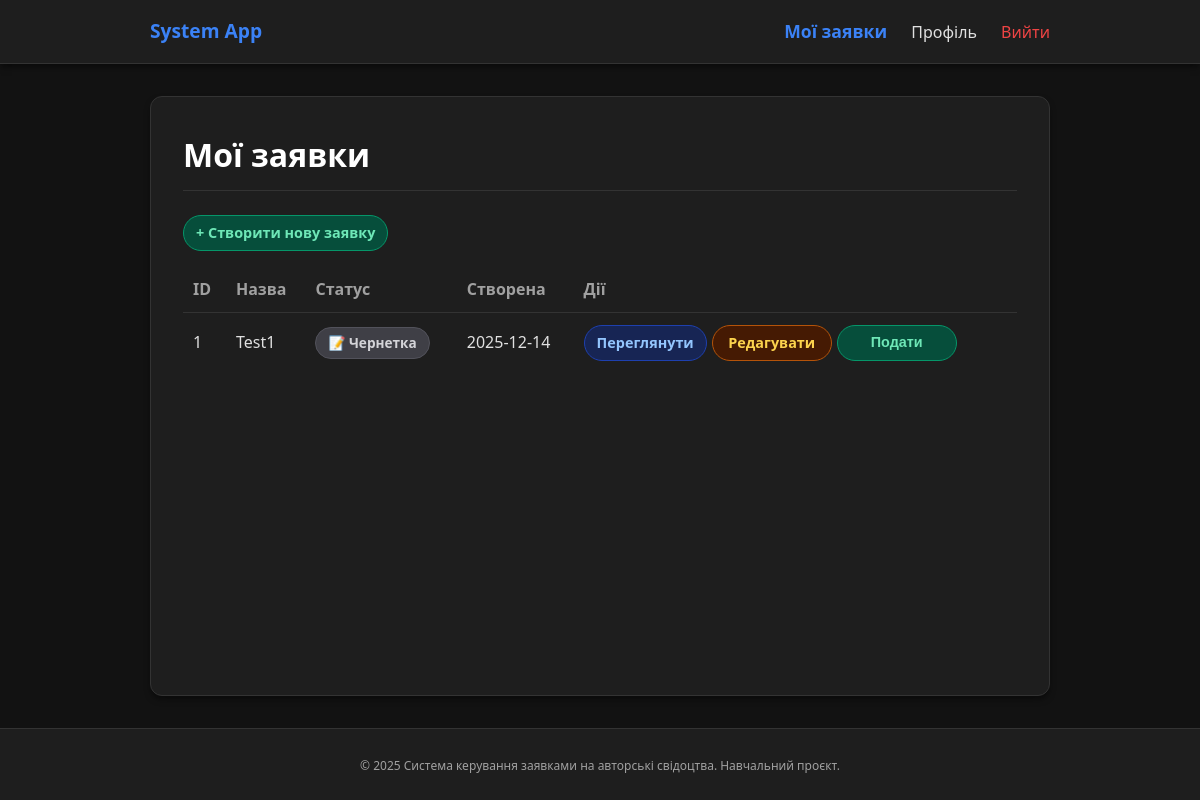
The app's page /applications (signed in) with its own data.
### models.py (models this page shows)
class Application(db.Model):
    __tablename__ = 'applications'
    id = db.Column(db.Integer, primary_key=True)
    title = db.Column(db.String(255), nullable=False)
    short_description = db.Column(db.Text, nullable=False)
    status = db.Column(db.String(50), nullable=False, default="draft")
    expert_comment = db.Column(db.Text, nullable=True)
    created_at = db.Column(db.DateTime, default=lambda: datetime.now(timezone.utc))
    updated_at = db.Column(
        db.DateTime,
        default=lambda: datetime.now(timezone.utc),
        onupdate=lambda: datetime.now(timezone.utc)
    )
    owner_id = db.Column(db.Integer, db.ForeignKey("users.id"), nullable=False)
    owner = db.relationship("User", backref="applications")
    files = db.relationship("ApplicationFile", backref="application", cascade="all, delete-orphan")
    history = db.relationship("ApplicationHistory", backref="application", cascade="all, delete-orphan",
                              order_by="desc(ApplicationHistory.created_at)")

### application_routes.py (the view)
    @app.route("/applications")
    @login_required
    def my_applications():
        stmt = (
            db.select(Application)
            .filter_by(owner_id=g.user.id)
            .order_by(Application.created_at.desc())
        )
        apps = db.session.execute(stmt).scalars().all()
        return render_template("applications_list.html", applications=apps)

### app.py (called while the page is built)
@app.before_request
def load_logged_in_user():
    g.user = get_current_user()

### helpers.py (called while the page is built)
def get_current_user():
    user_id = session.get("user_id")
    if not user_id:
        return None
    return db.session.get(User, user_id)

def login_required(view_func):
    @wraps(view_func)
    def wrapped_view(**kwargs):
        if g.user is None:
            flash("Будь ласка, увійдіть у систему.", "warning")
            return redirect(url_for("login", next=request.path))
        return view_func(**kwargs)
    return wrapped_view

### templates/applications_list.html (shortened to what this page needs)
{% extends "base.html" %}
{% block content %}
<h1>Мої заявки</h1>
<p>
    <a href="{{ url_for('create_application') }}" class="action-btn-unified btn-green">
        + Створити нову заявку
    </a>
</p>
{% if applications %}
    <table border="0" cellpadding="6" cellspacing="0" style="width: 100%;">
        <thead>
            <tr>
                <th align="left">ID</th>
                <th align="left">Назва</th>
                <th align="left">Статус</th>
                <th align="left">Створена</th>
                <th align="left">Дії</th>
            </tr>
        </thead>
        <tbody>
        {% for app in applications %}
            <tr>
                <td>{{ app.id }}</td>
                <td>{{ app.title }}</td>
                <td>
                    {% if app.status == 'draft' %}
                        <span class="status-badge status-draft">📝 Чернетка</span>
                    {% elif app.status == 'submitted' %}
                        <span class="status-badge status-submitted">⏳ На розгляді</span>
                    {% elif app.status == 'needs_changes' %}
                        <span class="status-badge status-needs-changes">⚠️ Потребує змін</span>
                    {% elif app.status == 'approved' %}
                        <span class="status-badge status-approved">✅ Схвалено</span>
                    {% elif app.status == 'rejected' %}
                        <span class="status-badge status-rejected">❌ Відхилено</span>
                    {% elif app.status == 'cancelled' %}
                        <span class="status-badge status-cancelled">🚫 Скасовано</span>
                    {% else %}
                        <span class="status-badge">{{ app.status }}</span>
                    {% endif %}
                </td>
                <td>{{ app.created_at.strftime('%Y-%m-%d') }}</td>
                <td style="display: flex; gap: 5px; flex-wrap: wrap; align-items: center;">
                    <a href="{{ url_for('view_application', application_id=app.id) }}"
                       class="action-btn-unified btn-blue">
                       Переглянути
                    </a>
                    {% if app.status in ("draft", "needs_changes") %}
                        <a href="{{ url_for('edit_application', application_id=app.id) }}"
                           class="action-btn-unified btn-yellow">
                           Редагувати
                        </a>
                        <form action="{{ url_for('submit_application', application_id=app.id) }}"
                                method="post" style="margin:0;">
                            <button type="submit" class="action-btn-unified btn-green"
                                    onclick="return confirm('Ви впевнені, що хочете подати цю заявку?');">
                                Подати
                            </button>
                        </form>
                    {% endif %}
                </td>
            </tr>
        {% endfor %}
        </tbody>
    </table>
{% else %}
    <p>У вас ще немає жодної заявки.</p>
{% endif %}
{% endblock %}

### static/style.css (style rules this page uses)
:root { --bg-body: #121212; --bg-card: #1e1e1e; --bg-input: #2d2d2d; --text-main: #e0e0e0; --text-muted: #a0a0a0; --primary: #3b82f6; --primary-hover: #2563eb; --danger: #ef4444; --danger-hover: #dc2626; --border: #333333; --shadow: 0 4px 6px -1px rgba(0, 0, 0, 0.5); }
* { box-sizing: border-box; }
body { font-family: 'Segoe UI', system-ui, sans-serif; margin: 0; background: var(--bg-body); color: var(--text-main); display: flex; flex-direction: column; min-height: 100vh; line-height: 1.6; }
h1, h2, h3 { color: #fff; margin-top: 0; }
h1 { margin-bottom: 1.5rem; border-bottom: 1px solid var(--border); padding-bottom: 10px; }
a { color: var(--primary); text-decoration: none; }
form { margin-top: 1rem; }
button { margin-top: 1.5rem; padding: 10px 20px; border-radius: 6px; border: none; background: var(--primary); color: #fff; font-size: 1rem; font-weight: 600; cursor: pointer; transition: background 0.2s; display: inline-block; }
table { width: 100%; border-collapse: collapse; margin-top: 1rem; }
th { text-align: left; color: var(--text-muted); border-bottom: 1px solid var(--border); padding: 10px; }
td { border-bottom: 1px solid var(--border); padding: 12px 10px; }
tr:last-child td { border-bottom: none; }
.status-badge { display: inline-block; padding: 4px 12px; border-radius: 50px; font-size: 0.85rem; font-weight: 600; text-align: center; white-space: nowrap; }
.status-draft { background-color: #3f3f46; color: #d4d4d8; border: 1px solid #52525b; }
.action-btn-unified { display: inline-flex; justify-content: center; align-items: center; font-size: 0.9rem !important; padding: 6px 12px !important; font-weight: 600 !important; min-width: 120px; border-radius: 50px; border: 1px solid transparent; cursor: pointer; text-decoration: none !important; transition: background-color 0.2s, color 0.2s; margin: 0 !important; line-height: 1.5; }
.btn-blue { background-color: #172554; color: #93c5fd; border-color: #1e40af; }
.btn-yellow { background-color: #451a03; color: #fcd34d; border-color: #b45309; }
.btn-green { background-color: #064e3b; color: #6ee7b7; border-color: #059669; }

### records on screen
Application: id "1", title "Test1", status "📝 Чернетка", created_at "2025-12-14"
